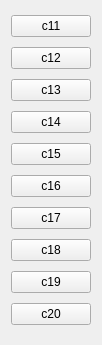
   <widget class="QWidget" name="layoutWidget">
    <property name="geometry">
     <rect>
      <x>540</x>
      <y>490</y>
      <width>95</width>
      <height>345</height>
     </rect>
    </property>
    <layout class="QVBoxLayout" name="verticalLayout">
     <item>
      <widget class="QPushButton" name="pb51">
       <property name="text">
        <string>c11</string>
       </property>
      </widget>
     </item>
     <item>
      <widget class="QPushButton" name="pb52">
       <property name="text">
        <string>c12</string>
       </property>
      </widget>
     </item>
     <item>
      <widget class="QPushButton" name="pb53">
       <property name="text">
        <string>c13</string>
       </property>
      </widget>
     </item>
     <item>
      <widget class="QPushButton" name="pb54">
       <property name="text">
        <string>c14</string>
       </property>
      </widget>
     </item>
     <item>
      <widget class="QPushButton" name="pb55">
       <property name="text">
        <string>c15</string>
       </property>
      </widget>
     </item>
     <item>
      <widget class="QPushButton" name="pb56">
       <property name="text">
        <string>c16</string>
       </property>
      </widget>
     </item>
     <item>
      <widget class="QPushButton" name="pb57">
       <property name="text">
        <string>c17</string>
       </property>
      </widget>
     </item>
     <item>
      <widget class="QPushButton" name="pb58">
       <property name="text">
        <string>c18</string>
       </property>
      </widget>
     </item>
     <item>
      <widget class="QPushButton" name="pb59">
       <property name="text">
        <string>c19</string>
       </property>
      </widget>
     </item>
     <item>
      <widget class="QPushButton" name="pb60">
       <property name="text">
        <string>c20</string>
       </property>
      </widget>
     </item>
    </layout>
   </widget>
